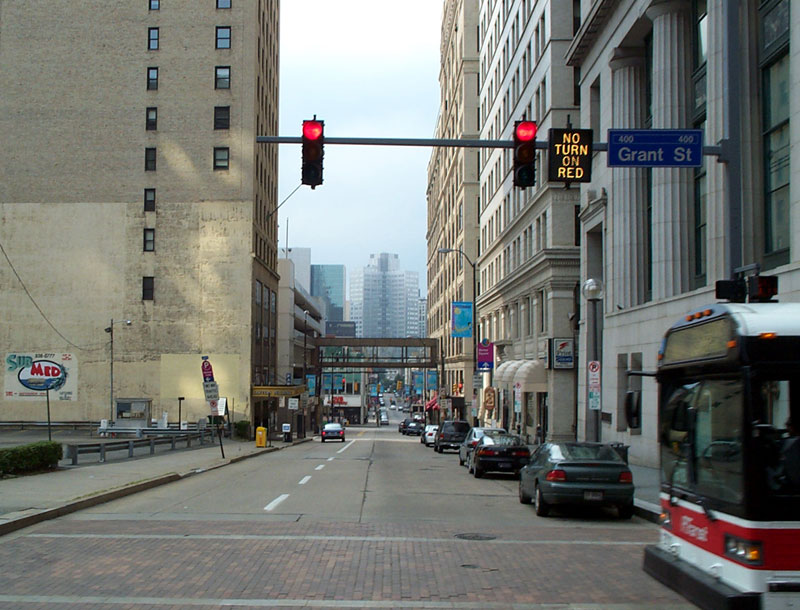
#> input picture Hough Transform/Senior Design python code/Forbes.jpg, 800 x 610 px
$ python tsd.py ../Forbes.jpg
#> lines starting #> are read from the running program, lines starting #| are printed output that depends on the picture; after the words box and inside, x2 and y2 are one past the last pixel; in counts of white or black regions, pixels touching at a corner belong together
#> in main, source_image is the input picture: shape (610, 800, 3); mean B, G, R 113.7, 118.2, 115.8
__author__ = 'Asad Raheem, Muhammad Ahsen Khawaja, Ruhaib ul Hassan'

import cv2
import sys
from copy import deepcopy


def preprocess(source_image, min_threshold=50, max_threshold=80):
#> called with min_threshold = 50, max_threshold = 80
    gray = cv2.cvtColor(source_image, cv2.COLOR_BGR2GRAY)  # convert image into gray scale
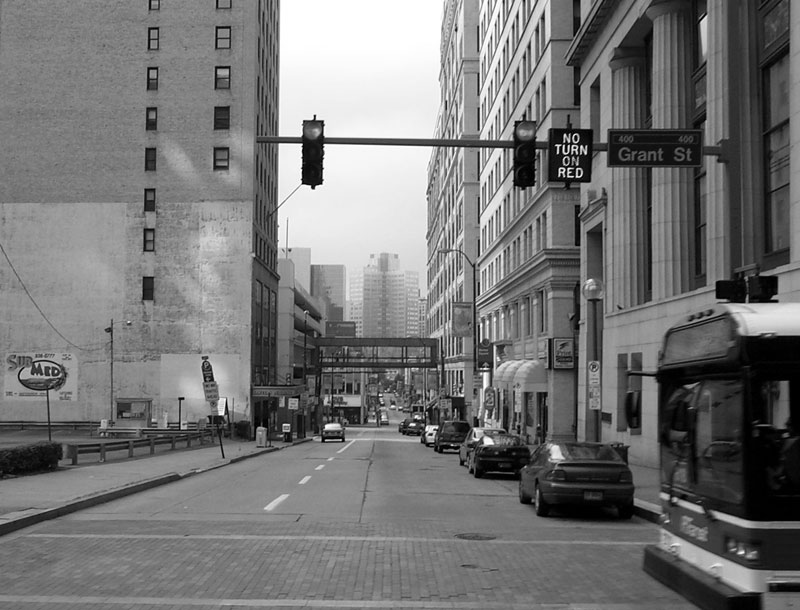
#> gray: shape (610, 800); min 0, max 255, mean 117
    gaussian = cv2.GaussianBlur(gray, (5, 5), 0)  # apply gaussian blur
    canny = cv2.Canny(gaussian, min_threshold, max_threshold)
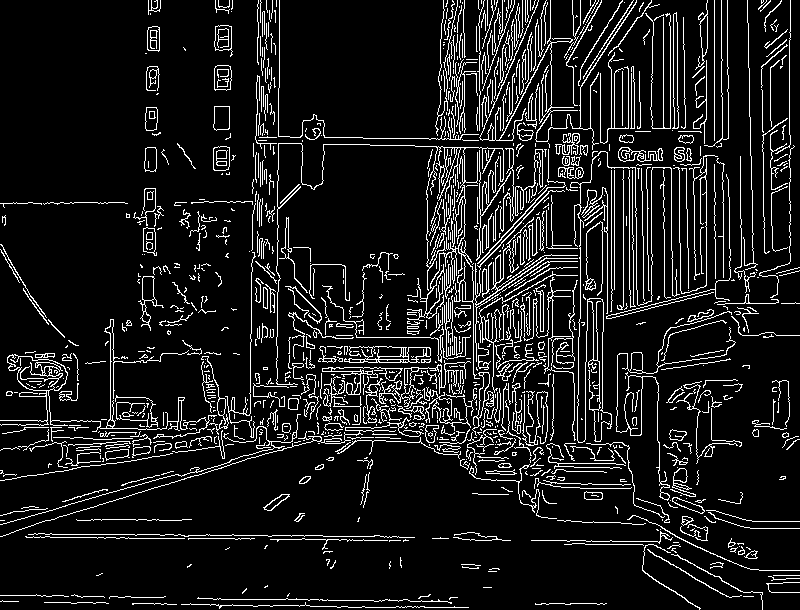
#> canny: shape (610, 800); 10.4% white in thin lines or dots
    return canny, gaussian, gray


def find_ellipses(source_image, canny_image, min_points=5, \
                  axes_ratio=1.5, minor_axes_ratio=25, major_axes_ratio=15):
    # declaring variables
#> called with min_points = 5, axes_ratio = 1.5, minor_axes_ratio = 25, major_axes_ratio = 15
    i = 0
    height, width, channels = source_image.shape
#> height = 610; width = 800; channels = 3
    ellipse_list = []

    # find all the contours
    contours, hierarchy = cv2.findContours(canny_image, cv2.RETR_TREE, cv2.CHAIN_APPROX_SIMPLE)
#> contours = 1301 contours, 1074 with area under 20; largest, box (x1, y1, x2, y2) and area: (0, 319, 217, 439) 1676, (7, 354, 68, 391) 1276, (570, 151, 680, 443) 1142, (587, 298, 612, 442) 1066, (344, 346, 431, 363) 874
    number_of_contours = len(contours)
#> number_of_contours = 1301

    # finding and filtering ellipses
    while i < number_of_contours:
        if len(contours[i]) >= min_points:
            ellipse = cv2.fitEllipse(contours[i])
            (x, y), (minor_axis, major_axis), angle = ellipse
            if minor_axis != 0 and major_axis != 0 and major_axis / minor_axis <= axes_ratio:
                ellipse_min_ratio = width / minor_axis
                ellipse_maj_ratio = height / major_axis

                if minor_axes_ratio >= ellipse_min_ratio >= 1.5 and major_axes_ratio >= ellipse_maj_ratio >= 1.5:
                    ellipse_list.append(ellipse)

        i += 1
#> this loop made 1301 passes
#> (x, y, minor_axis, major_axis, angle, ellipse_min_ratio, ellipse_maj_ratio) on passes 34, 59, 72, 81: (751.6, 555, 8.67, 9.85, 49.1, 92.26, 61.92), (681.6, 542.8, 32.93, 38.55, 49.94, 24.3, 15.82), (684.5, 521.8, 5.49, 6.64, 63.23, 145.8, 91.9), (663.1, 510.6, 12.7, 16.9, 0, 63.01, 36.11)
#> (x, y, minor_axis, major_axis, angle) on passes 1 to 6: (572.5, 603.5, 0, 1, 0), (156.2, 603.5, 0, 1, 0), (318.6, 605.2, 4.96, 223.5, 90.26), (87, 602.5, 0, 1, 0), (1.2, 601, 0.342, 0.727, 64.77), (453.7, 598.4, 3.56, 9.96, 90)
#> after the loop, ellipse_list = 13 items; i = 1301

    return ellipse_list


def main():
    source_image = cv2.imread(sys.argv[1], 1)
    output_image = deepcopy(source_image)
    canny, gaussian, gray = preprocess(source_image)
    ellipse_list = find_ellipses(source_image, canny)
#> ellipse_list = 13 items

    for ellipse in ellipse_list:
        cv2.ellipse(output_image, ellipse, (255, 0, 0), 6)
#> this loop made 13 passes
#> ellipse on passes 1 to 12: ((24.94, 425.3), (43.65, 51.16), 84.05), ((740.1, 397.9), (90.95, 130.9), 41.51), ((652.7, 324.6), (46.04, 47.59), 39.66), ((309.6, 332.5), (40.44, 58.16), 94.14), ((684.4, 402.9), (117, 171.3), 19.36), ((243.4, 295), (45.42, 65.43), 113.5), ((481.3, 301), (49.74, 71.66), 30.42), ((328.7, 282.7), (42.86, 53.05), 162.6), ((539.1, 246), (39, 44.87), 148.6), ((732.8, 289.6), (51.67, 65.67), 37.57), ((587.6, 102.9), (81.44, 99.1), 52.71), ((734.2, 74.63), (37.06, 49.58), 0)
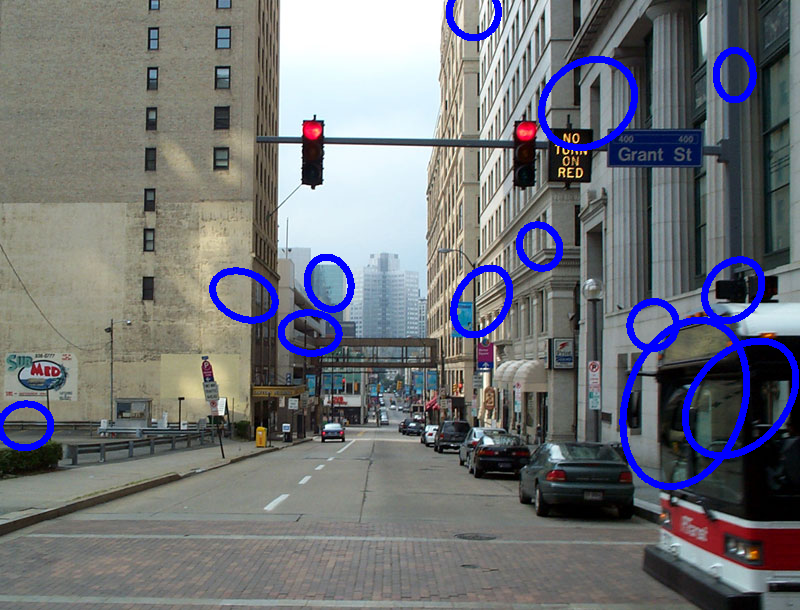
#> output_image: shape (610, 800, 3); 3.69% of pixels changed, all inside (x1, y1, x2, y2) = (0, 0, 799, 490)

    output_file = "output_"+sys.argv[1]
    cv2.imwrite(output_file, output_image)

if __name__ == "__main__":
    if len(sys.argv) > 1:
        main()

    else:
        print ("Usage: python tsd.py <JPG File Name>")
